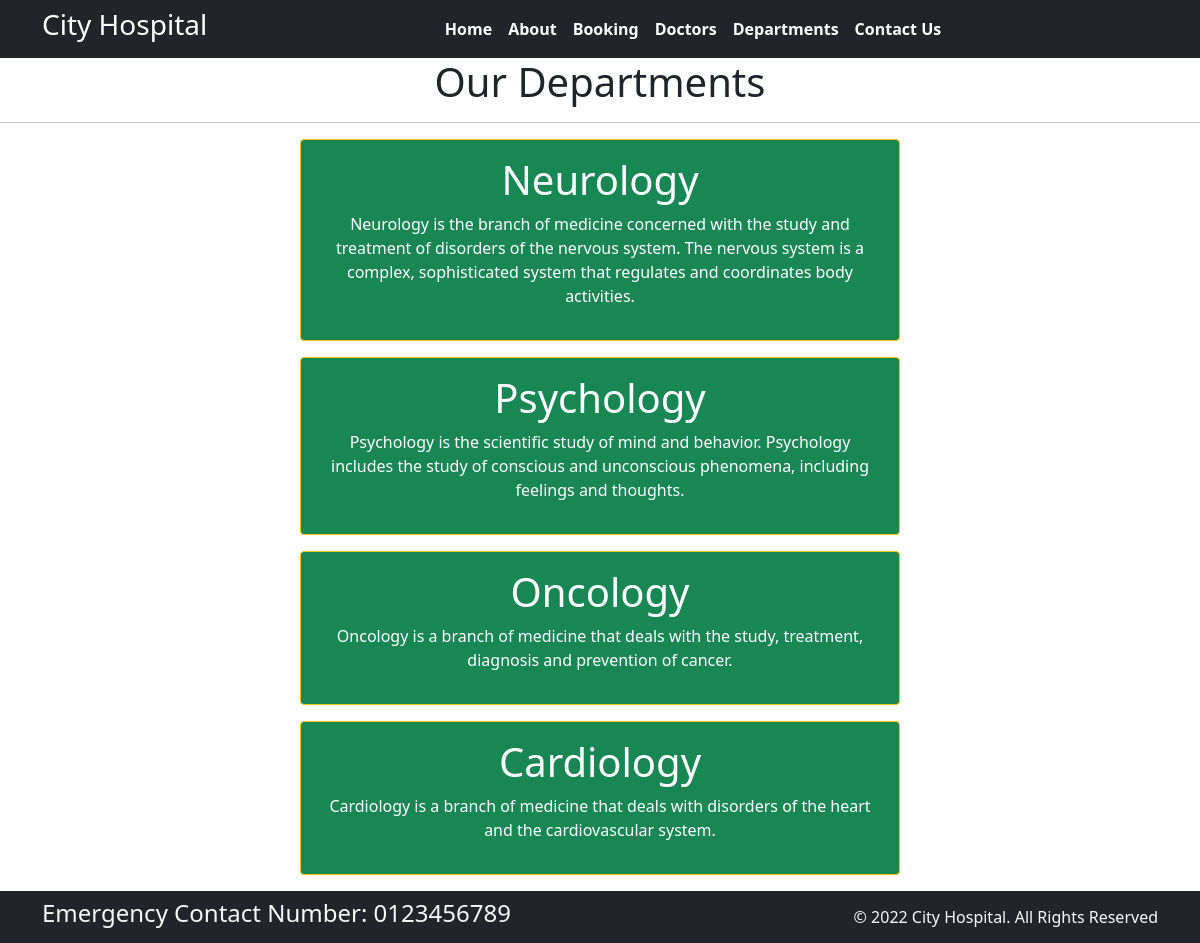
Page /department/ on the committed database.
### home/models.py (models this page shows, shortened)
class Departments(models.Model):
    dep_name = models.CharField(max_length=100)
    dep_description = models.TextField()

### home/views.py (the view)
# urls.py: path('department/', views.department,name='department'),
def department(request):
    dict_dept={
      'dept': Departments.objects.all()
    }
    return render(request,'department.html',dict_dept)

### templates/department.html (shortened to what this page needs)
{% extends 'base.html' %}
{% block content %}
<h1 class="text-center">Our Departments</h1>
<hr>
{% for d in dept %}
<div class="mx-auto w-50 bg-success text-center text-white p-3 my-3 border border-warning rounded">
    <h1>{{d.dep_name}}</h1>
    <p>{{d.dep_description}}</p>
</div>
{% endfor%}
{% endblock %}

### rows in the picture
Departments: dep_name "Neurology", dep_description "Neurology is the branch of medicine concerned with the study and treatment of disorders of the nervous system. The nervous system is a complex, sophisticated system that regulates and coordinates body activities."
Departments: dep_name "Psychology", dep_description "Psychology is the scientific study of mind and behavior. Psychology includes the study of conscious and unconscious phenomena, including feelings and thoughts."
Departments: dep_name "Oncology", dep_description "Oncology is a branch of medicine that deals with the study, treatment, diagnosis and prevention of cancer."
Departments: dep_name "Cardiology", dep_description "Cardiology is a branch of medicine that deals with disorders of the heart and the cardiovascular system."
